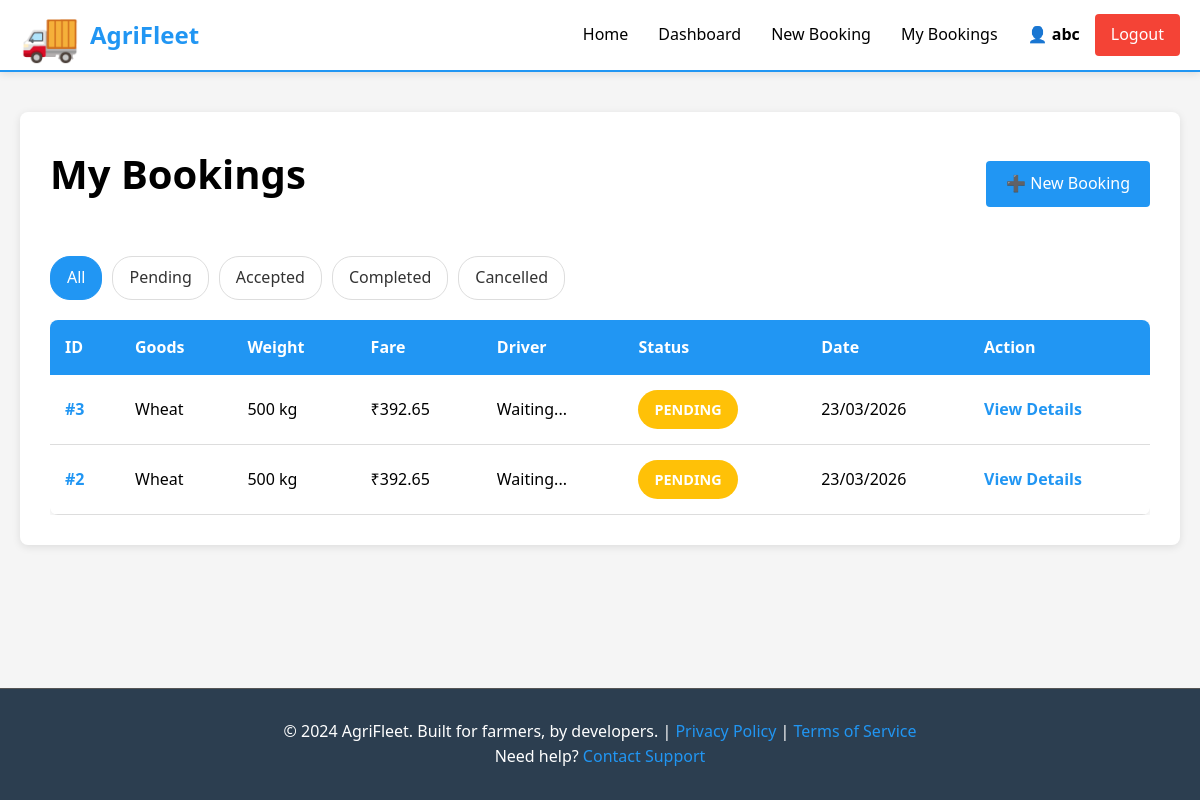
Screenshot of /farmer/bookings (signed in) with the database file from the repository.
### models.py (models this page shows, shortened)
class User(db.Model):
    __tablename__ = 'users'
    id = db.Column(db.Integer, primary_key=True)
    email = db.Column(db.String(255), unique=True, nullable=False, index=True)
    password_hash = db.Column(db.String(255), nullable=False)
    role = db.Column(db.String(20), nullable=False, default='farmer')
    full_name = db.Column(db.String(255), nullable=False)
    phone_number = db.Column(db.String(20))
    created_at = db.Column(db.DateTime, default=datetime.utcnow)
    driver = db.relationship('Driver', back_populates='user', uselist=False, cascade='all, delete-orphan')
    farmer_bookings = db.relationship('Booking', foreign_keys='Booking.farmer_id', back_populates='farmer', cascade='all, delete-orphan')
    driver_bookings = db.relationship('Booking', foreign_keys='Booking.driver_id', back_populates='driver_user', cascade='all, delete-orphan')
    def is_farmer(self):
        return self.role == 'farmer'

class Booking(db.Model):
    __tablename__ = 'bookings'
    id = db.Column(db.Integer, primary_key=True)
    farmer_id = db.Column(db.Integer, db.ForeignKey('users.id'), nullable=False)
    driver_id = db.Column(db.Integer, db.ForeignKey('users.id'), nullable=True)
    pickup_latitude = db.Column(db.Float, nullable=False)
    pickup_longitude = db.Column(db.Float, nullable=False)
    dropoff_latitude = db.Column(db.Float, nullable=False)
    dropoff_longitude = db.Column(db.Float, nullable=False)
    goods_type = db.Column(db.String(255), nullable=False)
    weight_kg = db.Column(db.Integer, nullable=False)
    estimated_fare = db.Column(db.Float, nullable=False)
    final_fare = db.Column(db.Float)
    status = db.Column(db.String(20), default='PENDING', nullable=False)
    created_at = db.Column(db.DateTime, default=datetime.utcnow)
    accepted_at = db.Column(db.DateTime)
    completed_at = db.Column(db.DateTime)
    farmer = db.relationship('User', foreign_keys=[farmer_id], back_populates='farmer_bookings')
    driver_user = db.relationship('User', foreign_keys=[driver_id], back_populates='driver_bookings')

### routes/farmer_routes.py (the view)
@farmer_bp.route('/bookings')
@farmer_required
def bookings():
    current_user = get_current_user()
    status_filter = request.args.get('status', None)
    query = Booking.query.filter_by(farmer_id=current_user.id)
    if status_filter:
        query = query.filter_by(status=status_filter)
    bookings_list = query.order_by(Booking.created_at.desc()).all()
    return render_template(
        'farmer/history.html',
        bookings=bookings_list,
        current_status=status_filter
    )

### app.py (called while the page is built)
def create_app(config_class=None):
    app = Flask(__name__, template_folder='templates', static_folder='static')
    if config_class is None:
        config_class = config
    app.config.from_object(config_class)
    db.init_app(app)
    app.register_blueprint(auth_bp)
    app.register_blueprint(farmer_bp)
    app.register_blueprint(driver_bp)
    @app.context_processor
    def inject_user():
        return {'current_user': get_current_user()}
    @app.errorhandler(404)
    def not_found(error):
        return render_template('errors/404.html'), 404
    @app.errorhandler(500)
    def server_error(error):
        return render_template('errors/500.html'), 500
    @app.route('/')
    def index():
        """Landing page"""
        return render_template('index.html')
    with app.app_context():
        db.create_all()
        logger.info('Database tables created')
    return app

### auth.py (called while the page is built)
def get_current_user():
    user_id = session.get('user_id')
    if user_id:
        return User.query.get(user_id)
    return None

def is_logged_in():
    return 'user_id' in session

def farmer_required(f):
    @wraps(f)
    def decorated_function(*args, **kwargs):
        if not is_logged_in():
            flash('Please log in first', 'warning')
            return redirect(url_for('auth.login'))
        user = get_current_user()
        if not user or not user.is_farmer():
            flash('Only farmers can access this page', 'danger')
            return redirect(url_for('index'))
        return f(*args, **kwargs)
    return decorated_function

### templates/farmer/history.html (shortened to what this page needs)
{% extends "base.html" %}
{% block content %}
<div class="list-container">
    <div class="list-header">
        <h1 style="color: #000; margin-bottom: 20px;">My Bookings</h1>
        <a href="{{ url_for('farmer.create_booking_page') }}" class="btn btn-primary">
            ➕ New Booking
        </a>
    </div>
    <div class="filter-buttons">
        <a href="{{ url_for('farmer.bookings') }}"
           class="filter-btn {% if not current_status %}active{% endif %}">
            All
        </a>
        <a href="{{ url_for('farmer.bookings', status='PENDING') }}"
           class="filter-btn {% if current_status == 'PENDING' %}active{% endif %}">
            Pending
        </a>
        <a href="{{ url_for('farmer.bookings', status='ACCEPTED') }}"
           class="filter-btn {% if current_status == 'ACCEPTED' %}active{% endif %}">
            Accepted
        </a>
        <a href="{{ url_for('farmer.bookings', status='COMPLETED') }}"
           class="filter-btn {% if current_status == 'COMPLETED' %}active{% endif %}">
            Completed
        </a>
        <a href="{{ url_for('farmer.bookings', status='CANCELLED') }}"
           class="filter-btn {% if current_status == 'CANCELLED' %}active{% endif %}">
            Cancelled
        </a>
    </div>
    {% if bookings %}
        <div class="table-responsive">
            <table class="bookings-table">
                <thead>
                    <tr>
                        <th>ID</th>
                        <th>Goods</th>
                        <th>Weight</th>
                        <th>Fare</th>
                        <th>Driver</th>
                        <th>Status</th>
                        <th>Date</th>
                        <th>Action</th>
                    </tr>
                </thead>
                <tbody>
                    {% for booking in bookings %}
                        <tr class="booking-row">
                            <td class="cell-id">#{{ booking.id }}</td>
                            <td>{{ booking.goods_type }}</td>
                            <td>{{ booking.weight_kg }} kg</td>
                            <td>₹{{ booking.estimated_fare }}</td>
                            <td>
                                {% if booking.driver_id %}
                                    Driver Assigned
                                {% else %}
                                    Waiting...
                                {% endif %}
                            </td>
                            <td>
                                <span class="status-badge status-{{ booking.status|lower }}">
                                    {{ booking.status }}
                                </span>
                            </td>
                            <td>{{ booking.created_at.strftime('%d/%m/%Y') }}</td>
                            <td>
                                <a href="{{ url_for('farmer.booking_details', booking_id=booking.id) }}"
                                   class="link-btn">View Details</a>
                            </td>
                        </tr>
                    {% endfor %}
                </tbody>
            </table>
        </div>
    {% endif %}
</div>
{% endblock %}

### templates/base.html (shortened to what this page needs)
<!DOCTYPE html>
<html lang="en">
<head>
    <link rel="stylesheet" href="{{ url_for('static', filename='css/style.css') }}">
    <link rel="stylesheet" href="{{ url_for('static', filename='css/responsive.css') }}">
    <link rel="stylesheet" href="{{ url_for('static', filename='css/animations.css') }}">
</head>
<body>
    <nav class="navbar">
        <div class="navbar-container">
            <div class="navbar-brand">
                <a href="{{ url_for('index') }}" class="brand-logo">
                    <span class="brand-icon">🚚</span>
                    <span class="brand-text">AgriFleet</span>
                </a>
            </div>
            <ul class="navbar-menu">
                {% if current_user %}
                    <li><a href="{{ url_for('index') }}" class="nav-link">Home</a></li>
                    {% if current_user.is_farmer() %}
                        <li><a href="{{ url_for('farmer.dashboard') }}" class="nav-link">Dashboard</a></li>
                        <li><a href="{{ url_for('farmer.create_booking_page') }}" class="nav-link">New Booking</a></li>
                        <li><a href="{{ url_for('farmer.bookings') }}" class="nav-link">My Bookings</a></li>
                    {% elif current_user.is_driver() %}
                        <li><a href="{{ url_for('driver.dashboard') }}" class="nav-link">Dashboard</a></li>
                        <li><a href="{{ url_for('driver.available_bookings') }}" class="nav-link">Available Bookings</a></li>
                        <li><a href="{{ url_for('driver.bookings') }}" class="nav-link">My Bookings</a></li>
                    {% elif current_user.is_admin() %}
                        <li><a href="{{ url_for('index') }}" class="nav-link">Admin</a></li>
                    {% endif %}
                    <li class="nav-user-menu">
                        <span class="nav-user-name">👤 {{ current_user.full_name }}</span>
                        <a href="{{ url_for('auth.logout') }}" class="nav-link logout-btn">Logout</a>
                    </li>
                {% else %}
                    <li><a href="{{ url_for('index') }}" class="nav-link">Home</a></li>
                    <li><a href="{{ url_for('auth.login') }}" class="nav-link">Login</a></li>
                    <li><a href="{{ url_for('auth.signup') }}" class="nav-link signup-btn">Sign Up</a></li>
                {% endif %}
            </ul>
        </div>
    </nav>
    <main class="main-container">
        {% block content %}
        {% endblock %}
    </main>
    <footer class="footer">
        <div class="footer-content">
            <p>&copy; 2024 AgriFleet. Built for farmers, by developers. | <a href="#">Privacy Policy</a> | <a href="#">Terms of Service</a></p>
            <p>Need help? <a href="mailto:support@AgriFleet.com">Contact Support</a></p>
        </div>
    </footer>
</body>
</html>

### static/css/style.css (style rules this page uses)
:root { --primary-color: #2196F3; --secondary-color: #4CAF50; --accent-color: #FF9800; --danger-color: #F44336; --warning-color: #FFC107; --bg-light: #F5F5F5; --border-color: #DDD; --text-dark: #000; --text-light: #333; --shadow: 0 2px 8px rgba(0,0,0,0.1); }
* { margin: 0; padding: 0; box-sizing: border-box; }
html, body { height: 100%; background: var(--bg-light); }
body { font-family: 'Segoe UI', Tahoma, Geneva, Verdana, sans-serif; line-height: 1.6; color: var(--text-dark); display: flex; flex-direction: column; }
main { flex: 1; }
h1, h2, h3, h4, h5, h6 { margin-bottom: 10px; color: var(--text-dark); font-weight: 600; }
h1 { font-size: 2.5em; }
a { color: var(--primary-color); text-decoration: none; }
.navbar { background: white; box-shadow: var(--shadow); position: sticky; top: 0; z-index: 100; border-bottom: 2px solid var(--primary-color); }
.navbar-container { max-width: 1200px; margin: 0 auto; padding: 0 20px; display: flex; justify-content: space-between; align-items: center; height: 70px; }
.navbar-brand { font-size: 1.5em; font-weight: bold; }
.brand-logo { display: flex; align-items: center; gap: 10px; color: var(--primary-color); text-decoration: none; }
.brand-icon { font-size: 2em; }
.brand-text { font-weight: bold; }
.navbar-menu { display: flex; list-style: none; gap: 30px; align-items: center; }
.nav-link { color: var(--text-dark); text-decoration: none; transition: color 0.3s ease; font-weight: 500; }
.logout-btn { background: var(--danger-color); color: white !important; padding: 8px 16px; border-radius: 4px; display: inline-block; }
.nav-user-menu { display: flex; gap: 15px; align-items: center; }
.nav-user-name { font-weight: bold; }
.btn { display: inline-block; padding: 10px 20px; border: none; border-radius: 4px; cursor: pointer; font-size: 1em; transition: all 0.3s ease; text-decoration: none; text-align: center; font-weight: 500; }
.btn-primary { background: var(--primary-color); color: white; }
.main-container { max-width: 1200px; margin: 0 auto; padding: 40px 20px; width: 100%; flex: 1; }
.bookings-table { width: 100%; border-collapse: collapse; background: white; box-shadow: var(--shadow); border-radius: 8px; overflow: hidden; }
.bookings-table thead { background: var(--primary-color); color: white; }
.bookings-table th { padding: 15px; text-align: left; font-weight: 600; }
.bookings-table td { padding: 15px; border-bottom: 1px solid var(--border-color); }
.link-btn { color: var(--primary-color); cursor: pointer; font-weight: 600; border: none; background: none; padding: 0; }
.status-badge { display: inline-block; padding: 6px 12px; border-radius: 20px; font-size: 0.85em; font-weight: 600; }
.status-pending { background: #FFC107; color: white; }
.footer { background: #2c3e50; color: white; padding: 30px 20px; text-align: center; border-top: 1px solid #555; margin-top: auto; }
.footer-content { max-width: 1200px; margin: 0 auto; }
.footer a { color: var(--primary-color); }
.list-container { background: white; padding: 30px; border-radius: 8px; box-shadow: var(--shadow); }
.list-header { display: flex; justify-content: space-between; align-items: center; margin-bottom: 30px; }
.list-header h1 { margin: 0; }
.status-badge { padding: 8px 16px; border-radius: 20px; font-weight: bold; font-size: 0.9em; }

### static/css/animations.css (style rules this page uses)
body { animation: fadeIn 0.3s ease-in; }
.btn { transition: all 0.3s ease; }
a { transition: color 0.3s ease; }
.status-badge { transition: transform 0.3s ease; }
.nav-link { transition: all 0.3s ease; position: relative; }
.nav-link:not(.signup-btn):not(.logout-btn)::after { content: ''; position: absolute; bottom: -5px; left: 0; width: 0; height: 2px; background: var(--primary-color); transition: width 0.3s ease; }
.bookings-table tbody tr { transition: background-color 0.3s ease; }
html { scroll-behavior: smooth; }

### templates/farmer/history.html (style rules this page uses)
.table-responsive { overflow-x: auto; }
.cell-id { font-weight: bold; color: #2196F3; }
.filter-buttons { display: flex; gap: 10px; margin-bottom: 20px; flex-wrap: wrap; }
.filter-btn { padding: 8px 16px; border: 1px solid #ddd; border-radius: 20px; text-decoration: none; transition: all 0.3s ease; background: white; color: #333; }
.filter-btn.active { background: #2196F3; color: white; border-color: #2196F3; }

### rows the page displays
User: full_name "abc"
Booking: id "3", goods_type "Wheat", weight_kg "500", estimated_fare "392.65", shows "Waiting...", status "PENDING", created_at "23/03/2026"
Booking: id "2", goods_type "Wheat", weight_kg "500", estimated_fare "392.65", shows "Waiting...", status "PENDING", created_at "23/03/2026"
